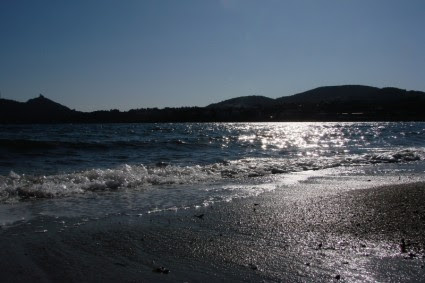
#> input picture project_v1/anh.jpg, 425 x 283 px
$ python test13.py
#> lines starting #> are read from the running program, lines starting #| are printed output that depends on the picture
import cv2
import numpy as np
import matplotlib.pyplot as plt

# Đọc ảnh màu
image_color = cv2.imread('anh.jpg')
#> image_color is the input picture: shape (283, 425, 3); mean B, G, R 92.3, 81.6, 72.3

# Chuyển đổi ảnh từ không gian màu BGR sang YUV
image_yuv = cv2.cvtColor(image_color, cv2.COLOR_BGR2YUV)
#> image_yuv: shape (283, 425, 3); mean of channels 0, 1, 2 80.1, 133.9, 121.2

# Cân bằng lược đồ trên kênh Y (kênh độ sáng)
image_yuv[:, :, 0] = cv2.equalizeHist(image_yuv[:, :, 0])
#> image_yuv: shape (283, 425, 3); mean of channels 0, 1, 2 128.4, 133.9, 121.2

# Chuyển đổi lại sang không gian màu BGR
equalized_image_color = cv2.cvtColor(image_yuv, cv2.COLOR_YUV2BGR)
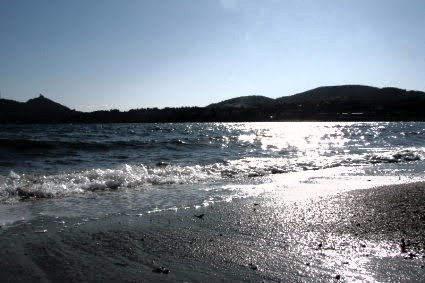
#> equalized_image_color: shape (283, 425, 3); mean B, G, R 140.4, 130, 120.5

# Tính lược đồ tần suất của kênh độ sáng trước và sau khi cân bằng
hist_original = cv2.calcHist([image_color], [0], None, [256], [0, 256])
#> hist_original = 256 values, max 2016 at index 152, min 1 at index 255, mean 469.8
hist_equalized = cv2.calcHist([equalized_image_color], [0], None, [256], [0, 256])
#> hist_equalized = 256 values, max 1812 at index 245, min 10 at index 10, mean 469.8

# Tạo cửa sổ hiển thị
plt.figure(figsize=(12, 8))

# Ảnh gốc
plt.subplot(2, 2, 1)
plt.imshow(cv2.cvtColor(image_color, cv2.COLOR_BGR2RGB))
plt.title('Ảnh gốc')
plt.axis('off')

# Lược đồ tần suất kênh độ sáng ảnh gốc
plt.subplot(2, 2, 2)
plt.plot(hist_original, color='black')
plt.title('Lược đồ tần suất - Ảnh gốc')
plt.xlim([0, 256])

# Ảnh sau khi cân bằng
plt.subplot(2, 2, 3)
plt.imshow(cv2.cvtColor(equalized_image_color, cv2.COLOR_BGR2RGB))
plt.title('Ảnh sau khi cân bằng')
plt.axis('off')

# Lược đồ tần suất kênh độ sáng ảnh sau khi cân bằng
plt.subplot(2, 2, 4)
plt.plot(hist_equalized, color='black')
plt.title('Lược đồ tần suất - Ảnh đã cân bằng')
plt.xlim([0, 256])

# Hiển thị tất cả trên cùng một cửa sổ
plt.tight_layout()
plt.show()
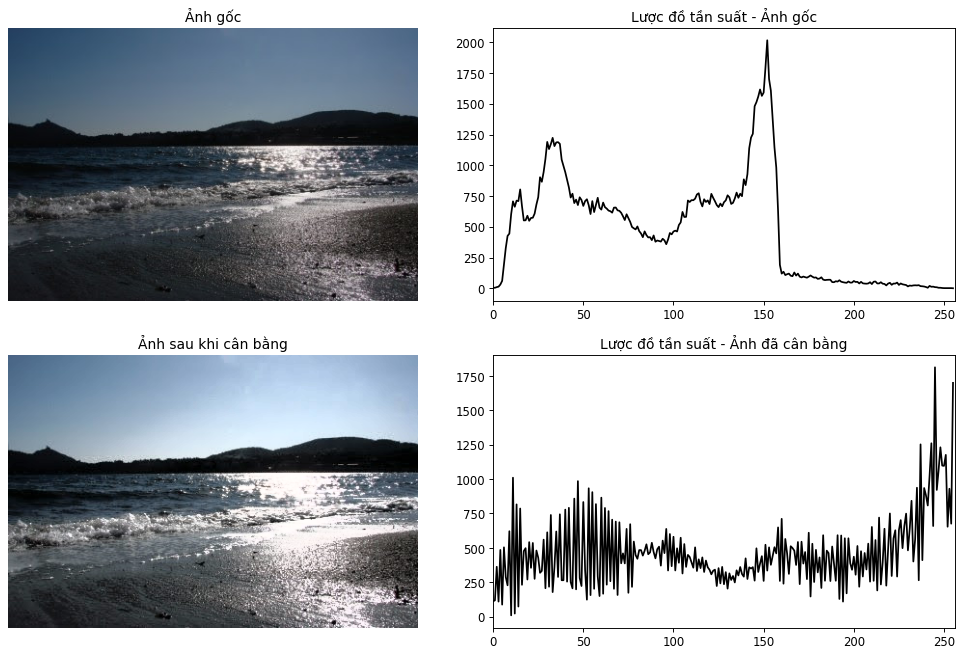
#> figure drawn by matplotlib, 4 panels; panel 2: curve peaks at x = 152, y = 2016; panel 4: curve peaks at x = 245, y = 1812

$ run again, with project_v1/HM2.jpg copied over project_v1/anh.jpg
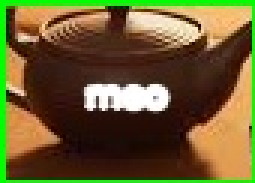
#> input picture project_v1/HM2.jpg, 85 x 61 px (shown 3 times larger)
#> image_color is the input picture: shape (61, 85, 3); mean B, G, R 48.2, 93.1, 106.9
#> `equalized_image_color = cv2.cvtColor(image_yuv, cv2.COLOR_YUV2BGR)`:
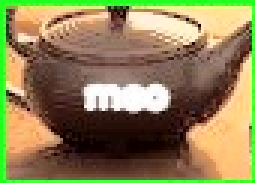
#> equalized_image_color: shape (61, 85, 3) (shown 3 times larger); mean B, G, R 85.3, 128.8, 141.7
#> hist_original = 256 values, max 406 at index 0, min 0 at index 145, mean 20.25
#> hist_equalized = 256 values, max 179 at index 0, min 0 at index 1, mean 20.25
#> `plt.show()`:
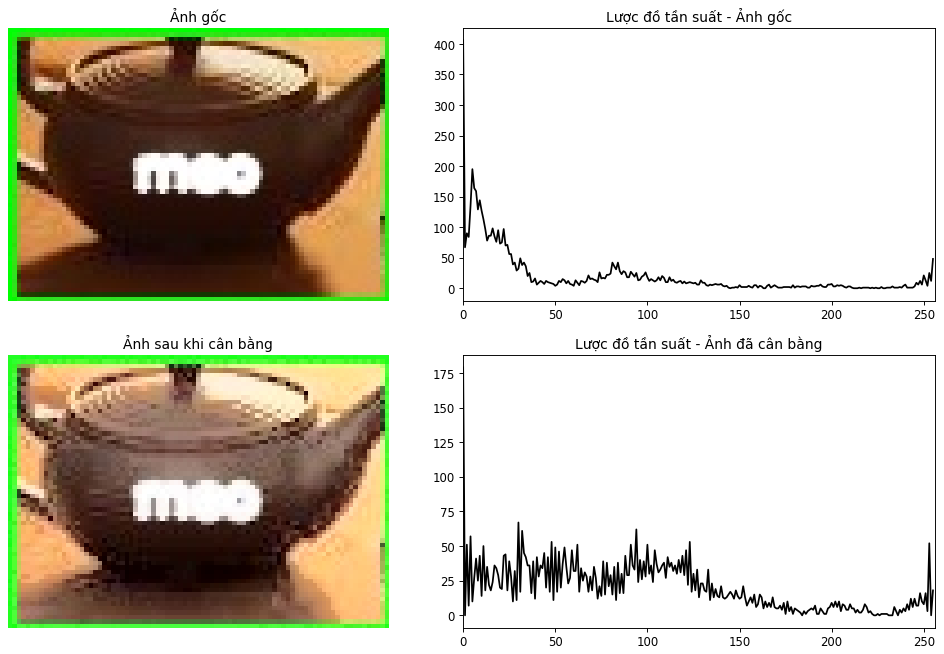
#> figure drawn by matplotlib, 4 panels; panel 2: curve peaks at x = 0, y = 406; panel 4: curve peaks at x = 0, y = 179
